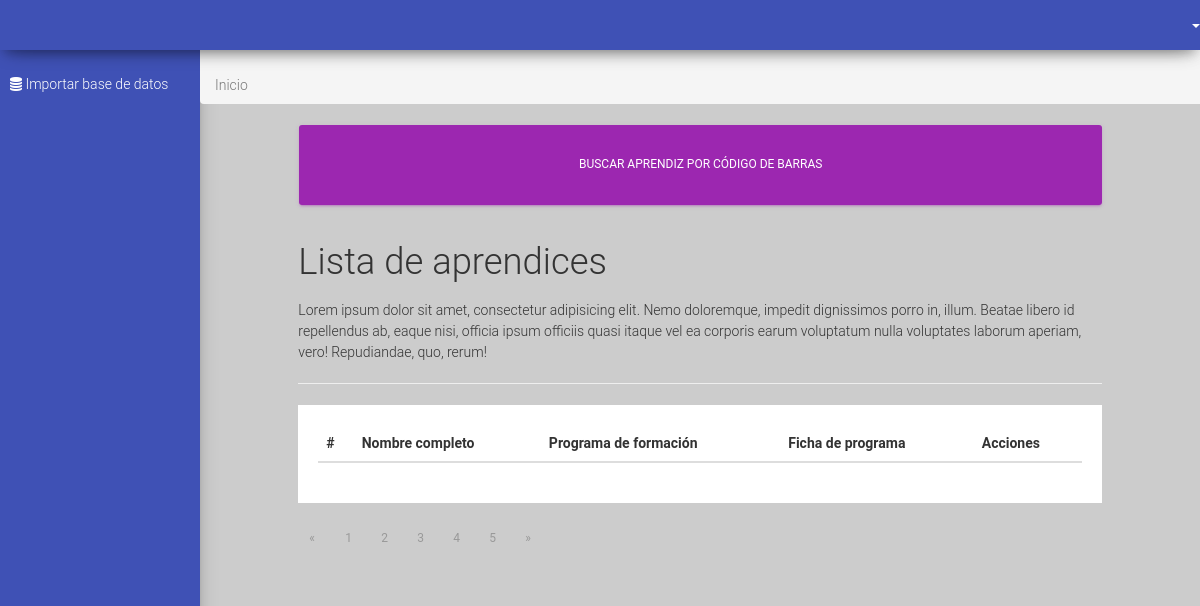
/administrador/index.php, run on an earlier commit of the app's database.
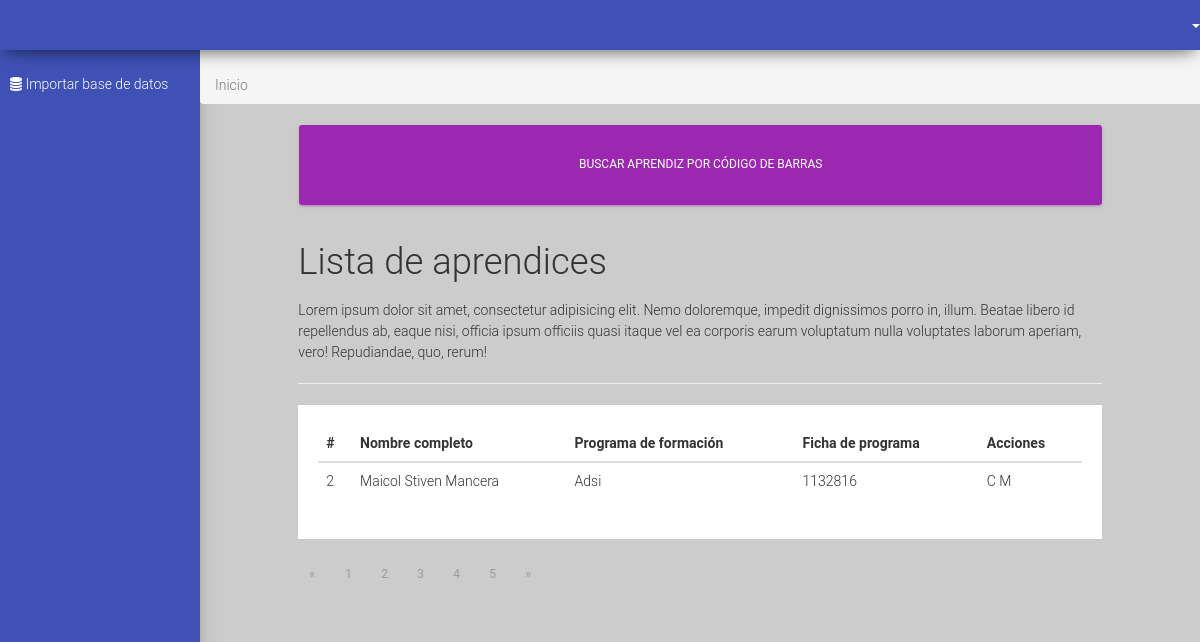
And on a later commit of the database.
### tables this page shows
CREATE TABLE `aprendices` (
  `id_aprendices` int(11) NOT NULL,
  `nombre_completo` varchar(50) NOT NULL,
  `tipo_documento` varchar(50) NOT NULL,
  `numero_documento` int(11) NOT NULL,
  `direccion` varchar(100) NOT NULL,
  `barrio` varchar(100) NOT NULL,
  `estrato` int(11) NOT NULL,
  `telefono` bigint(20) NOT NULL,
  `email` varchar(100) NOT NULL,
  `programa_formacion` varchar(100) NOT NULL,
  `numero_ficha` int(11) NOT NULL,
  `jornada` varchar(100) NOT NULL,
  `dep1` varchar(100) NOT NULL,
  `dep2` varchar(100) NOT NULL,
  `dep3` varchar(100) NOT NULL,
  `apoyo` varchar(100) NOT NULL,
  `compromiso` text NOT NULL,
  `especificacion_suplemento` varchar(800) NOT NULL,
  `cod_aprendiz` varchar(64) NOT NULL,
  `estado` tinyint(1) NOT NULL
);

### config/app.php (called while the page is built, shortened)
<?php
 	$base_url     = "http://localhost/proyectobienestar/";
 	$assets_css   = $base_url."public/css/";

### administrador/index.php (the view, shortened to what this page needs)
<?php
	require '../config/app.php';
	require '../config/conexion.php';
	include '../templates/header.inc';
	include '../templates/navbar.inc';
	$query = mysqli_query($con, "SELECT * FROM aprendices");
?>
<main>
	<ol class="breadcrumb">
		<li class="active">Inicio</li>
	</ol>
	<div class="container-fluid dashboard">
		<div class="row">
			<div class="col-md-10 col-md-offset-1">
				<button class="btn btn-primary search" data-toggle="modal" data-target="#myModal">
				 	Buscar aprendiz por código de barras
				</button>
				<h2>Lista de aprendices</h2>
				<p>Lorem ipsum dolor sit amet, consectetur adipisicing elit. Nemo doloremque, impedit dignissimos porro in, illum. Beatae libero id repellendus ab, eaque nisi, officia ipsum officiis quasi itaque vel ea corporis earum voluptatum nulla voluptates laborum aperiam, vero! Repudiandae, quo, rerum!</p>
				<hr>
				<div class="table-container table-fluid">
					<table class="table">
						<thead>
							<tr>
								<th>#</th>
								<th>Nombre completo</th>
								<th>Programa de formación</th>
								<th>Ficha de programa</th>
								<th>Acciones</th>
							</tr>
						</thead>
						<tbody>
							<?php while ($row = mysqli_fetch_array($query)): ?>
							<tr>
								<td><?= $row['id_aprendices'] ?></td>
								<td><?= $row['nombre_completo'] ?></td>
								<td class="programa_formacion"><?= $row['programa_formacion'] ?></td>
								<td><?= $row['numero_ficha'] ?></td>
								<td>
									<a href="consultar.php?id=<?= $row['id_aprendices'] ?>">C</a>
									<a href="editar.php?id=<?= $row['id_aprendices'] ?>">M</a>
								</td>
							</tr>
							<?php endwhile; ?>
						</tbody>
					</table>
				</div>
				<nav aria-label="Page navigation">
					<ul class="pagination">
						<li>
							<a href="#" aria-label="Previous">
								<span aria-hidden="true">&laquo;</span>
							</a>
						</li>
						<li><a href="#">1</a></li>
						<li><a href="#">2</a></li>
						<li><a href="#">3</a></li>
						<li><a href="#">4</a></li>
						<li><a href="#">5</a></li>
						<li>
							<a href="#" aria-label="Next">
								<span aria-hidden="true">&raquo;</span>
							</a>
						</li>
					</ul>
				</nav>
			</div>
		</div>
	</div>
</main>
<?php include '../templates/footer.inc'; ?>

### templates/header.inc (shortened to what this page needs)
<!DOCTYPE html>
<html lang="es">
<head>
	<link rel="stylesheet" href="<?=$assets_css?>bootstrap.min.css">
	<link rel="stylesheet" href="<?=$assets_css?>font-awesome.min.css">
	<link rel="stylesheet" href="<?=$assets_css?>material-kit.css">
	<link rel="stylesheet" href="<?=$assets_css?>material-icons.css">
	<link rel="stylesheet" href="<?=$assets_css?>custom.css">
</head>
<body>
	<div class="page-content">

### templates/navbar.inc (shortened to what this page needs)
<div class="navbar navbar-inverse navbar-fixed-top">
	<div class="collapse navbar-collapse" id="bs-example-navbar-collapse-1">
		<ul class="nav navbar-nav navbar-right">
			<li class="dropdown">
				<a href="" class="dropdown-toggle" data-toggle="dropdown" role="button" aria-haspopup="true" aria-expanded="false">
					<span class="caret"></span>
				</a>
			</li>
		</ul>
	</div>
</div>
<aside class="aside-nav">
	<ul>
		<li class="aside-links">
			<a href="../administrador/importar.php"><i class="fa fa-database"></i>&nbspImportar base de datos</a>
		</li>
	</ul>
</aside>

### templates/footer.inc (shortened to what this page needs)
</div>
</body>
</html>

### public/css/custom.css (style rules this page uses)
html, body { height: 100%; }
ul { padding: 0; }
li { list-style: none; }
a[href] { color: inherit; text-decoration: none; }
.breadcrumb { padding-top: 7.5rem; position: fixed; width: 100%; z-index: 1; }
.table-fluid { overflow: auto; }
.dashboard { padding-top: 11.5rem; }
.page-content { min-height: 100%; position: relative; }
.table-container { background-color: #fff; padding: 2rem; }
.table tbody tr td { text-transform: capitalize; }
.navbar { padding: 0; }
.aside-nav { background-color: #3f51b5; box-shadow: 0 10px 20px -12px rgba(0, 0, 0, 0.42), 0 3px 20px 0px rgba(0, 0, 0, 0.12), 0 8px 10px -5px rgba(0, 0, 0, 0.2); min-height: 100%; padding-top: 6.4rem; position: fixed; width: 20rem; }
.aside-links a { color: #fff; display: block; padding: 1rem; }
main { padding-left: 20rem; }
.search { background-color: #325b6b; height: 8rem; width: 100%; }

What changed in the data, as far as the page shows it:
added aprendices: id_aprendices "2", nombre_completo "Maicol Stiven Mancera", programa_formacion "Adsi", numero_ficha "1132816"
